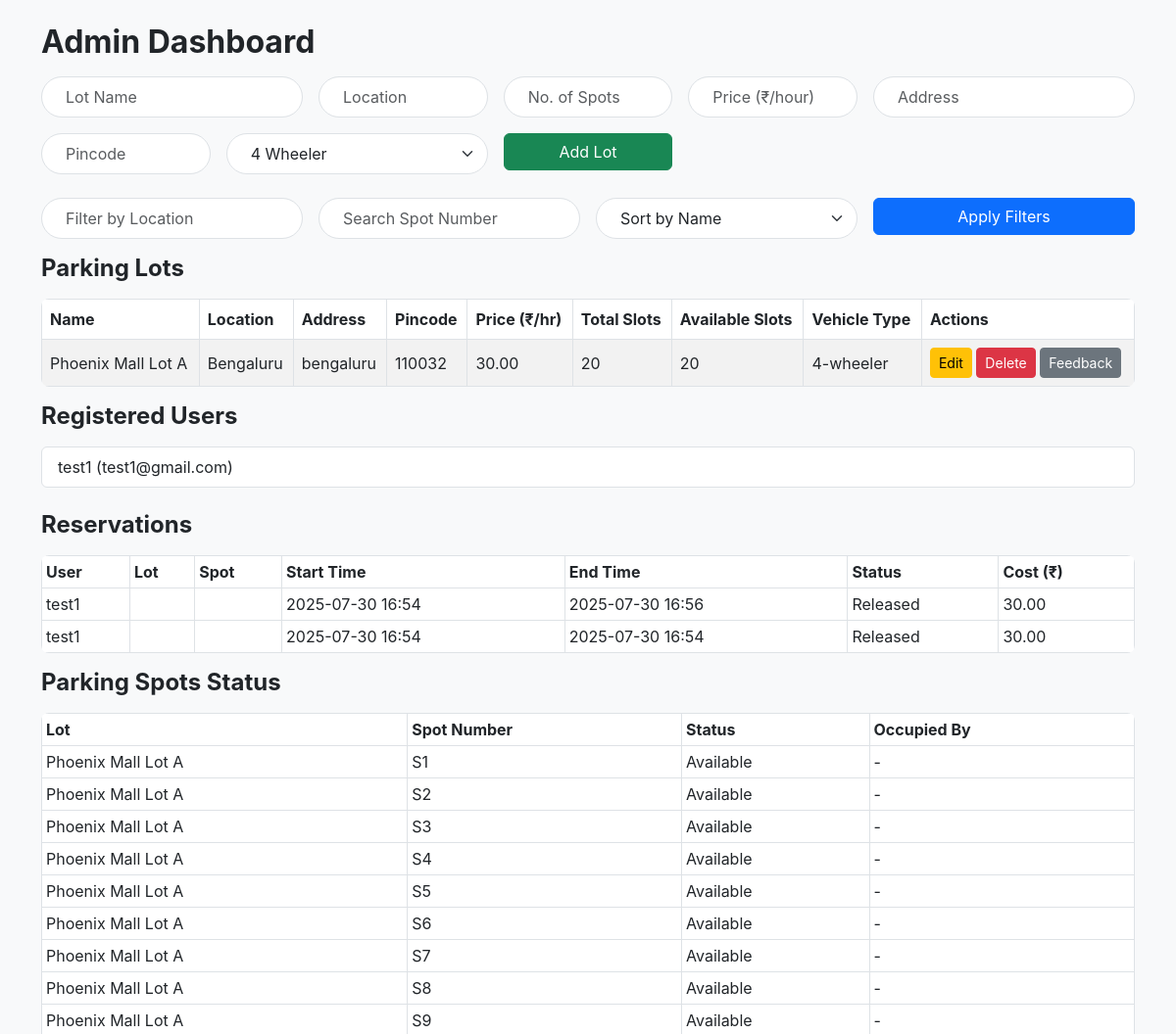
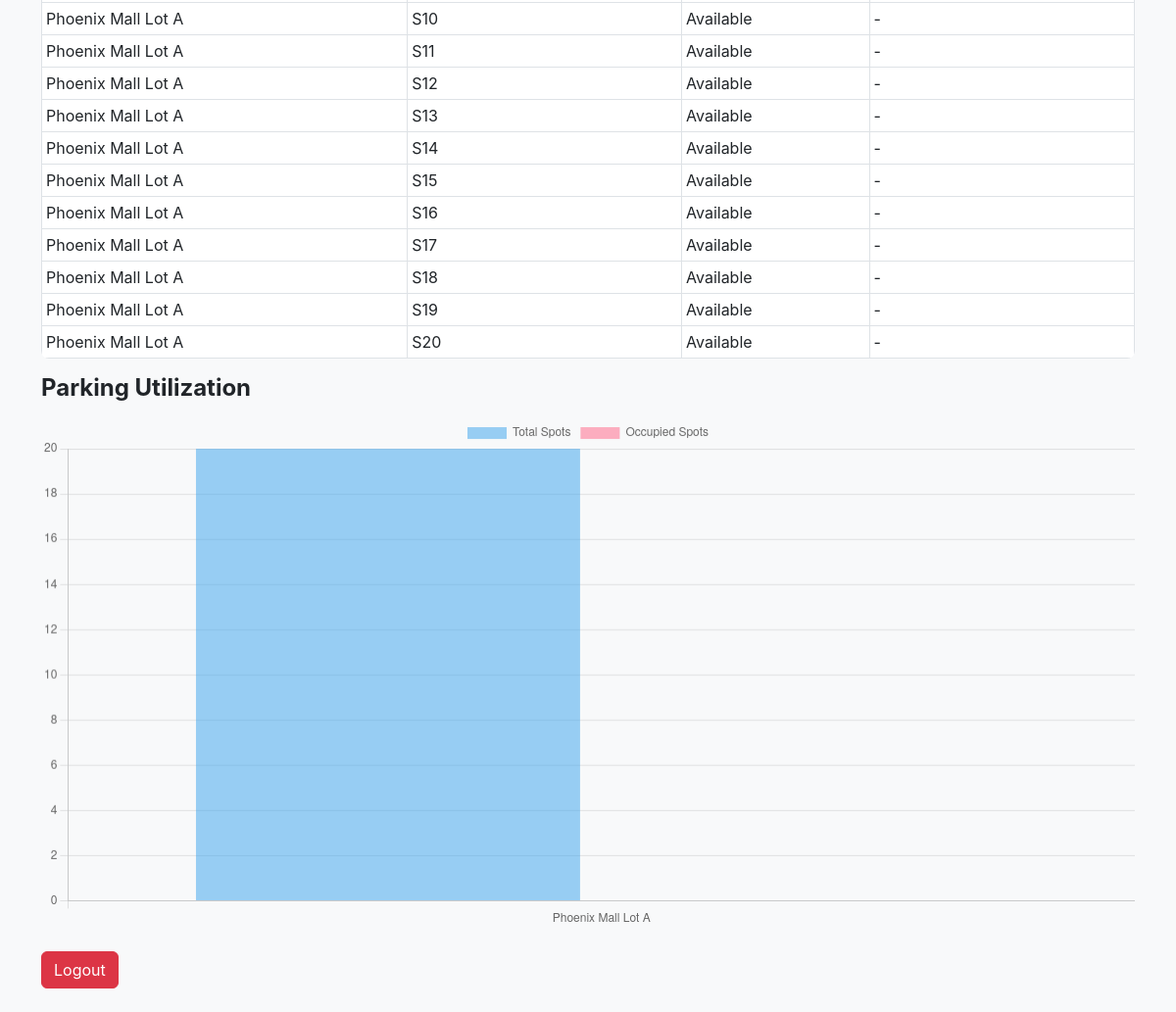
The page /admin (signed in) on the database its author committed (2 pictures, top to bottom).
### models.py (models this page shows)
class Mall(db.Model):
    id = db.Column(db.Integer, primary_key=True)
    name = db.Column(db.String(100))
    location = db.Column(db.String(150))
    price = db.Column(db.Float, default=0)
    address = db.Column(db.Text)
    pincode = db.Column(db.String(10))
    total_slots = db.Column(db.Integer)
    spots = db.relationship('ParkingSpot', backref='lot', lazy=True)
    feedbacks = db.relationship('Feedback', backref='lot', lazy=True)

class ParkingSpot(db.Model):
    id = db.Column(db.Integer, primary_key=True)
    slot_number = db.Column(db.String(20))
    status = db.Column(db.String(20), default='Available')
    vehicle_type = db.Column(db.String(20), default='4-wheeler')
    mall_id = db.Column(db.Integer, db.ForeignKey('mall.id'))
    reservations = db.relationship('Reservation', backref='spot', lazy=True)

class User(db.Model):
    id = db.Column(db.Integer, primary_key=True)
    username = db.Column(db.String(100))
    email = db.Column(db.String(100), unique=True)
    password = db.Column(db.String(200))
    is_admin = db.Column(db.Boolean, default=False)
    reservations = db.relationship('Reservation', backref='user', lazy=True)
    feedbacks = db.relationship('Feedback', backref='user', lazy=True)

class Reservation(db.Model):
    id = db.Column(db.Integer, primary_key=True)
    user_id = db.Column(db.Integer, db.ForeignKey('user.id'))
    spot_id = db.Column(db.Integer, db.ForeignKey('parking_spot.id'))
    start_time = db.Column(db.DateTime, default=datetime.utcnow)
    end_time = db.Column(db.DateTime, nullable=True)
    total_cost = db.Column(db.Float, default=0)
    is_active = db.Column(db.Boolean, default=True)
    duration_hours = db.Column(db.Integer, default=1)
    vehicle_type = db.Column(db.String(20))

### main.py (the view)
@app.route('/admin')
def admin_dashboard():
    if not is_admin():
        flash('Admin only!', 'danger')
        return redirect(url_for('login'))
    filter_loc = request.args.get('location', '').lower()
    sort_by = request.args.get('sort', 'name')
    query = Mall.query
    if filter_loc:
        query = query.filter(Mall.location.ilike(f'%{filter_loc}%'))
    lots = query.all()
    if sort_by == 'price':
        lots.sort(key=lambda l: l.price)
    elif sort_by == 'spots_available':
        lots.sort(key=lambda l: sum(s.status=='Available' for s in l.spots), reverse=True)
    else:
        lots.sort(key=lambda l: l.name.lower())
    users = User.query.filter_by(is_admin=False).all()
    reservations = Reservation.query.order_by(Reservation.start_time.desc()).all()
    spot_num = request.args.get('spot_num', '').lower()
    for lot in lots:
        if spot_num:
            lot.filtered_spots = [s for s in lot.spots if spot_num in s.slot_number.lower()]
        else:
            lot.filtered_spots = lot.spots
    return render_template('admin.html', lots=lots, users=users, reservations=reservations)

### main.py (called while the page is built)
def is_admin():
    return session.get('is_admin', False)

### templates/admin.html (shortened to what this page needs)
<!DOCTYPE html>
<html lang="en">
<head>
  <link href="https://cdn.jsdelivr.net/npm/bootstrap@5.3.0/dist/css/bootstrap.min.css" rel="stylesheet" />
  <link rel="stylesheet" href="{{ url_for('static', filename='css/custom.css') }}" />
</head>
<body class="container py-4">
  <h2>Admin Dashboard</h2>
  <form method="post" action="{{ url_for('add_lot') }}" class="row g-3 mb-4">
    <div class="col-md-3">
      <input type="text" name="name" class="form-control" placeholder="Lot Name" required />
    </div>
    <div class="col-md-2">
      <input type="text" name="location" class="form-control" placeholder="Location" required />
    </div>
    <div class="col-md-2">
      <input type="number" name="total_slots" class="form-control" placeholder="No. of Spots" min="1" required />
    </div>
    <div class="col-md-2">
      <input type="number" name="price" class="form-control" placeholder="Price (₹/hour)" min="0" step="0.01" required />
    </div>
    <div class="col-md-3">
      <input type="text" name="address" class="form-control" placeholder="Address" />
    </div>
    <div class="col-md-2">
      <input type="text" name="pincode" class="form-control" placeholder="Pincode" />
    </div>
    <div class="col-md-3">
      <select name="vehicle_type" class="form-select" required>
        <option value="4-wheeler">4 Wheeler</option>
      </select>
    </div>
    <div class="col-md-2">
      <button type="submit" class="btn btn-success w-100">Add Lot</button>
    </div>
  </form>
  <form method="get" class="row g-3 mb-3">
    <div class="col-md-3">
      <input type="text" name="location" value="{{ request.args.get('location', '') }}" placeholder="Filter by Location" class="form-control" />
    </div>
    <div class="col-md-3">
      <input type="text" name="spot_num" value="{{ request.args.get('spot_num', '') }}" placeholder="Search Spot Number" class="form-control" />
    </div>
    <div class="col-md-3">
      <select name="sort" class="form-select">
        <option value="name" {% if request.args.get('sort') == 'name' %}selected{% endif %}>Sort by Name</option>
      </select>
    </div>
    <div class="col-md-3">
      <button type="submit" class="btn btn-primary w-100">Apply Filters</button>
    </div>
  </form>
  <h4>Parking Lots</h4>
  <table class="table table-striped table-bordered align-middle">
    <thead>
      <tr>
        <th>Name</th>
        <th>Location</th>
        <th>Address</th>
        <th>Pincode</th>
        <th>Price (₹/hr)</th>
        <th>Total Slots</th>
        <th>Available Slots</th>
        <th>Vehicle Type</th>
        <th>Actions</th>
      </tr>
    </thead>
    <tbody>
      {% for lot in lots %}
      <tr>
        <td>{{ lot.name }}</td>
        <td>{{ lot.location }}</td>
        <td>{{ lot.address or '' }}</td>
        <td>{{ lot.pincode or '' }}</td>
        <td>{{ "%.2f"|format(lot.price) }}</td>
        <td>{{ lot.total_slots }}</td>
        <td>{{ lot.spots|selectattr('status', 'equalto', 'Available')|list|length }}</td>
        <td>{% if lot.spots %}{{ lot.spots[0].vehicle_type }}{% else %}-{% endif %}</td>
        <td>
          <a href="{{ url_for('edit_lot', lot_id=lot.id) }}" class="btn btn-warning btn-sm">Edit</a>
          <form method="post" action="{{ url_for('delete_lot', lot_id=lot.id) }}" class="d-inline" onsubmit="return confirm('Are you sure you want to delete this lot?');">
            <button type="submit" class="btn btn-danger btn-sm">Delete</button>
          </form>
          <a href="{{ url_for('submit_feedback', lot_id=lot.id) }}" class="btn btn-secondary btn-sm">Feedback</a>
        </td>
      </tr>
      {% else %}
      <tr>
        <td colspan="9" class="text-center">No parking lots found.</td>
      </tr>
      {% endfor %}
    </tbody>
  </table>
  <h4>Registered Users</h4>
  <ul class="list-group mb-4">
    {% for user in users %}
      <li class="list-group-item">{{ user.username }} ({{ user.email }})</li>
    {% else %}
      <li class="list-group-item">No registered users found.</li>
    {% endfor %}
  </ul>
  <h4>Reservations</h4>
  <table class="table table-sm table-bordered">
    <thead>
      <tr>
        <th>User</th>
        <th>Lot</th>
        <th>Spot</th>
        <th>Start Time</th>
        <th>End Time</th>
        <th>Status</th>
        <th>Cost (₹)</th>
      </tr>
    </thead>
    <tbody>
      {% for res in reservations %}
      <tr>
        <td>{{ res.user.username if res.user else '' }}</td>
        <td>{{ res.spot.lot.name if res.spot else '' }}</td>
        <td>{{ res.spot.slot_number if res.spot else '' }}</td>
        <td>{{ res.start_time.strftime("%Y-%m-%d %H:%M") }}</td>
        <td>{{ res.end_time.strftime("%Y-%m-%d %H:%M") if res.end_time else '-' }}</td>
        <td>{{ 'Active' if res.is_active else 'Released' }}</td>
        <td>{{ "%.2f"|format(res.total_cost) }}</td>
      </tr>
      {% else %}
      <tr>
        <td colspan="7" class="text-center">No reservations found.</td>
      </tr>
      {% endfor %}
    </tbody>
  </table>
  <h4>Parking Spots Status</h4>
  <table class="table table-bordered table-sm">
    <thead>
      <tr>
        <th>Lot</th>
        <th>Spot Number</th>
        <th>Status</th>
        <th>Occupied By</th>
      </tr>
    </thead>
    <tbody>
      {% for lot in lots %}
        {% for spot in lot.filtered_spots %}
        <tr>
          <td>{{ lot.name }}</td>
          <td>{{ spot.slot_number }}</td>
          <td>{{ spot.status }}</td>
          <td>
            {% if spot.status=='Occupied' %}
              {% set active_res = spot.reservations|selectattr('is_active', 'equalto', true)|list %}
              {{ active_res[0].user.username if active_res else 'Unknown' }}
            {% else %}
              -
            {% endif %}
          </td>
        </tr>
        {% endfor %}
      {% endfor %}
    </tbody>
  </table>
  <h4>Parking Utilization</h4>
  <canvas id="lotChart" height="140"></canvas>
  <script>
  fetch("{{ url_for('admin_chart_data') }}")
  .then(response => response.json())
  .then(data => {
    const ctx = document.getElementById('lotChart').getContext('2d');
    new Chart(ctx, {
      type: 'bar',
      data: {
        labels: data.labels,
        datasets: [
          {
            label: 'Total Spots',
            data: data.total_spots,
            backgroundColor: 'rgba(54, 162, 235, 0.5)'
          },
          {
            label: 'Occupied Spots',
            data: data.occupied_spots,
            backgroundColor: 'rgba(255, 99, 132, 0.5)'
          }
        ]
      },
      options: {
        responsive: true,
        scales: {
          y: { beginAtZero: true }
        }
      }
    });
  });
  </script>
  <a href="{{ url_for('logout') }}" class="btn btn-danger mt-4">Logout</a>
</body>
</html>

### static/css/custom.css (style rules this page uses)
body { background: #f8f9fa; font-family: -apple-system, BlinkMacSystemFont, "Segoe UI", Roboto, Arial, sans-serif; color: #212529; margin: 0; padding: 2rem; }
.form-control, .form-select { border-radius: 30px; padding: 0.5rem 1.5rem; font-size: 1rem; }
table { background: white; border-radius: 0.5rem; overflow: hidden; }
h2, h4 { font-weight: 700; margin-bottom: 1rem; }

### rows shown on the page
Mall: name "Phoenix Mall Lot A", location "Bengaluru", address "bengaluru", pincode "110032", price "30.00", total_slots "20", spots|selectattr "20", vehicle_type "4-wheeler"
User: username "test1", email "test1@gmail.com"
Reservation: user "test1", start_time "2025-07-30 16:54", end_time "2025-07-30 16:56", is_active "Released", total_cost "30.00"
Reservation: user "test1", start_time "2025-07-30 16:54", end_time "2025-07-30 16:54", is_active "Released", total_cost "30.00"
ParkingSpot: slot_number "S1", status "Available"
ParkingSpot: slot_number "S2", status "Available"
ParkingSpot: slot_number "S3", status "Available"
ParkingSpot: slot_number "S4", status "Available"
ParkingSpot: slot_number "S5", status "Available"
ParkingSpot: slot_number "S6", status "Available"
ParkingSpot: slot_number "S7", status "Available"
ParkingSpot: slot_number "S8", status "Available"
ParkingSpot: slot_number "S9", status "Available"
ParkingSpot: slot_number "S10", status "Available"
ParkingSpot: slot_number "S11", status "Available"
ParkingSpot: slot_number "S12", status "Available"
ParkingSpot: slot_number "S13", status "Available"
ParkingSpot: slot_number "S14", status "Available"
ParkingSpot: slot_number "S15", status "Available"
ParkingSpot: slot_number "S16", status "Available"
ParkingSpot: slot_number "S17", status "Available"
ParkingSpot: slot_number "S18", status "Available"
ParkingSpot: slot_number "S19", status "Available"
ParkingSpot: slot_number "S20", status "Available"
